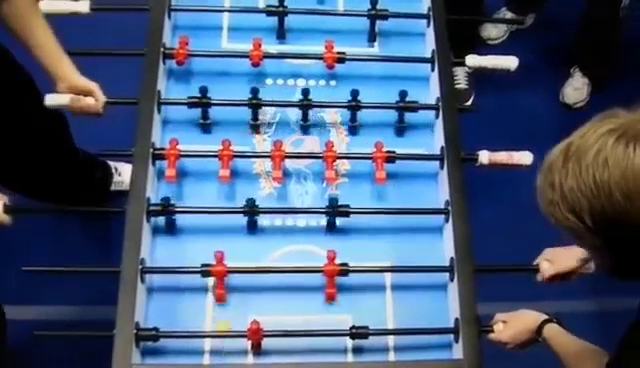
#> input picture frame 59 of video.mp4, 640 x 368 px, given in place of video5.mp4, which was not available
$ python playVideo.py
#> lines starting #> are read from the running program, lines starting #| are printed output that depends on the picture; pictures that were not available may be replaced by others from this repository, and a replacement may not be noted
#> in play, frame is the input picture: shape (368, 640, 3); mean B, G, R 124.3, 94.2, 73.5
import cv2
import numpy as np
from findPlayers import getPlayerContours
from findBall import getBallContours
from findCircles import getCircles

cap = cv2.VideoCapture("video5.mp4")

def rescale_frame(frame, percent=75):
#> called with percent = 35
    width = int(frame.shape[1] * percent/ 100)
#> width = 224
    height = int(frame.shape[0] * percent/ 100)
#> height = 128
    dim = (width, height)
#> dim = (224, 128)
    return cv2.resize(frame, dim, interpolation =cv2.INTER_AREA)
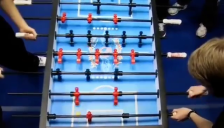
#> returned value: shape (128, 224, 3); mean of channels 0, 1, 2 124.4, 94.2, 73.5; drawn as B, G, R

def findBallByImage(frame):
    method = cv2.TM_SQDIFF_NORMED

    # Read the images from the file
    small_image = cv2.imread('ballThree.png')
    large_image = frame

    result = cv2.matchTemplate(small_image, large_image, method)

    # We want the minimum squared difference
    mn,_,mnLoc,_ = cv2.minMaxLoc(result)

    # Draw the rectangle:
    # Extract the coordinates of our best match
    MPx,MPy = mnLoc

    # Step 2: Get the size of the template. This is the same size as the match.
    trows,tcols = small_image.shape[:2]

    return MPx, MPy, trows, tcols
    # Step 3: Draw the rectangle on large_image
    cv2.rectangle(frame, (MPx,MPy),(MPx+tcols,MPy+trows),(0,0,255),2)


def drawRectangles(frame, contours, color):
    numBoxes = 0
    for contour in contours:
        if 200<cv2.contourArea(contour)<5000:
            numBoxes += 1
            (xg,yg,wg,hg) = cv2.boundingRect(contour)
            # the +- dictate how big the rectangle is
            cv2.rectangle(frame,(xg-10,yg-10),(xg+40, yg+40),color,2)

def drawCircles(frame, circles):
    # ensure at least some circles were found
    if circles is not None:
        # convert the (x, y) coordinates and radius of the circles to integers
        circles = np.round(circles[0, :]).astype("int")
        # loop over the (x, y) coordinates and radius of the circles
        for (x, y, r) in circles:
            # draw the circle in the output image, then draw a rectangle
            # corresponding to the center of the circle
            cv2.circle(frame, (x, y), r, (0, 255, 0), 4)
            cv2.rectangle(frame, (x - 5, y - 5), (x + 5, y + 5), (0, 128, 255), -1)


def drawBox(img, bbox):
    x, y, w, h = int(bbox[0]), int(bbox[1]), int(bbox[2]), int(bbox[3])
    cv2.rectangle(img, (x, y), (x+w, y+h), (255,0,255), 3, 1)
    cv2.putText(img, "Tracking", (75, 75), cv2.FONT_HERSHEY_COMPLEX, 0.7, (0,255,0), 2)


def play():
    tracker = tracker = cv2.legacy.TrackerMOSSE_create()
    ballIsTracked = False
    counter = 0
    frameCounter = 0

    while True:
        success, frame = cap.read()
        frame = rescale_frame(frame, percent=35)
        frameCounter += 1
        # crop the bottom 1/7th of the video
        crop_position = frame.shape[0] // 8
#> crop_position = 16
        frame = frame[0:frame.shape[0] - crop_position:]
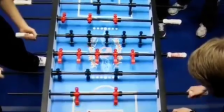
#> frame: shape (112, 224, 3); mean B, G, R 126.3, 94.8, 72.5
        if success:
            # [10 lines of commented-out code are left out]

            if not ballIsTracked or frameCounter % 50 == 0:
                x,y,w,h = findBallByImage(frame)
                bbox = (x,y,w,h)
                tracker.init(frame, bbox)
                ballIsTracked = True
            elif frameCounter % 10 == 0:
                success, bbox = tracker.update(frame)

            if success:
                drawBox(frame, bbox)
            else:
                ballIsTracked = False
                cv2.putText(frame, "Lost", (75, 75), cv2.FONT_HERSHEY_COMPLEX, 0.7, (0,0,255), 2)


            key = cv2.waitKey(1)
            cv2.imshow("Frame", frame)
        else:
            break
            cap.release()
            cv2.destroyAllWindows()

        if key == 27:
            break

#> (the run stopped early here; a loop or call above may not have finished)

$ run again, starting later in the video
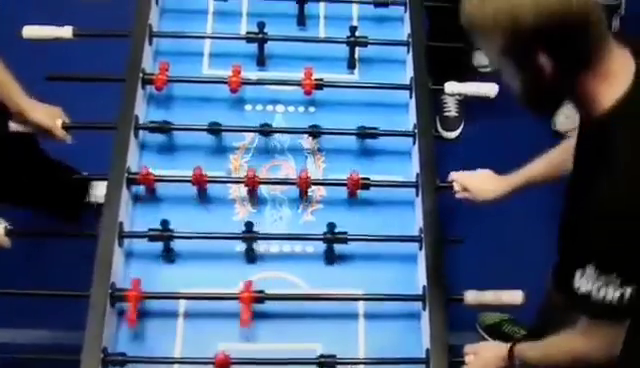
#> input picture frame 267 of video.mp4, 640 x 368 px, given in place of video5.mp4, which was not available
#> in play, frame is the input picture: shape (368, 640, 3); mean B, G, R 124.5, 91.4, 68
#> in rescale_frame, `return cv2.resize(frame, dim, interpolation =cv2.INTER_AREA)`:
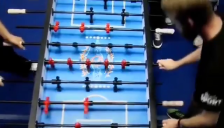
#> returned value: shape (128, 224, 3); mean of channels 0, 1, 2 124.5, 91.4, 68; drawn as B, G, R
#> in play, `frame = frame[0:frame.shape[0] - crop_position:]`:
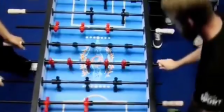
#> frame: shape (112, 224, 3); mean B, G, R 123.6, 89, 64.4

$ run again, starting later in the video
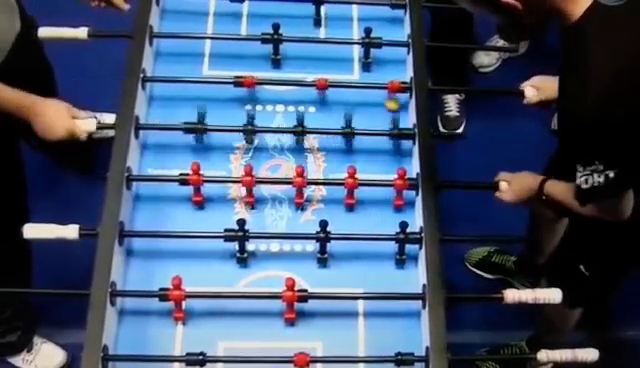
#> input picture frame 476 of video.mp4, 640 x 368 px, given in place of video5.mp4, which was not available
#> in play, frame is the input picture: shape (368, 640, 3); mean B, G, R 114.8, 86.1, 67
#> in rescale_frame, `return cv2.resize(frame, dim, interpolation =cv2.INTER_AREA)`:
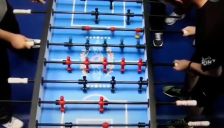
#> returned value: shape (128, 224, 3); mean of channels 0, 1, 2 114.8, 86.1, 67; drawn as B, G, R
#> in play, `frame = frame[0:frame.shape[0] - crop_position:]`:
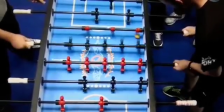
#> frame: shape (112, 224, 3); mean B, G, R 113.1, 83, 63.2
